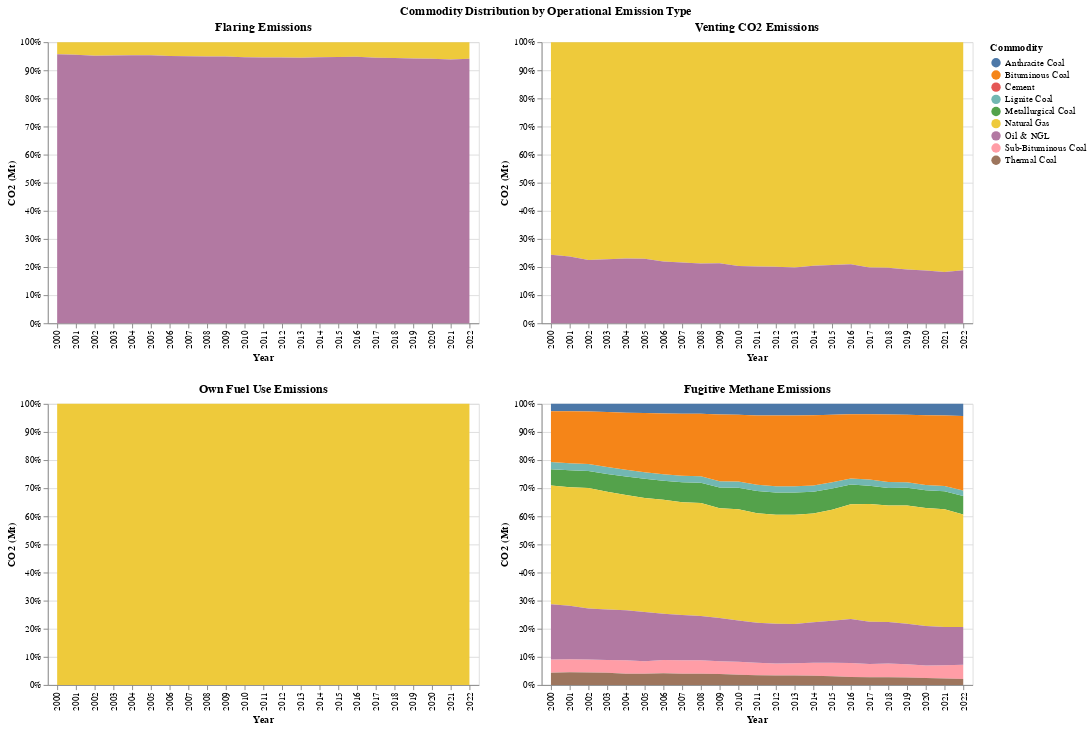

The code cell stored with this chart in its notebook:
### Markdown cell above
Following the findings of the previous chart, this visualization demonstrates how diverse the fugitive methane emissions are in their sources relative to the other operational emission types. This diversity somewhat explains why fugitive methane emissions are so much higher than the rest; they are produced by nearly every commodity examined.

### Code cell
def fugitive_emissions_by_commodity(df):

    # aggregate Emissions by commodity
    df = df.group_by(["year", "commodity"]).agg(pl.col(["flaring_emissions_MtCO2", 
         "venting_emissions_MtCO2",
         "own_fuel_use_emissions_MtCO2",
         "fugitive_methane_emissions_MtCO2e"]).sum())
    
    # set colors by commodity - NOT WORKING YET 
    # color_scale = alt.Scale(domain= 
    #                         ['Oil & NGL',
    #                          'Natural Gas',
    #                          'Anthracite Coal',
    #                          'Bituminous Coal',
    #                          'Lignite Coal',
    #                          'Metallurgical Coal',
    #                          'Sub- Bituminous Coal',
    #                          'Thermal Coal',
    #                          'Cement'], 
    #                         range=['red', 'orange', 'yellow', 'blue', 'green', 'indigo', 'violet','black', 'gray'])

    # develop chart 

    flaring = alt.Chart(df, title = "Flaring Emissions").mark_area().encode(
        alt.X("year:O").title("Year"),
        alt.Y("flaring_emissions_MtCO2:Q").title("CO2 (Mt)").stack("normalize"),
        alt.Color("commodity", title = "Commodity"),
    )

    venting = alt.Chart(df, title = "Venting CO2 Emissions").mark_area().encode(
        alt.X("year:O").title("Year"),
        alt.Y("venting_emissions_MtCO2:Q").title("CO2 (Mt)").stack("normalize"),
        alt.Color("commodity", title = "Commodity"),
    )


    own_fuel_use = alt.Chart(df, title = "Own Fuel Use Emissions").mark_area().encode(
        alt.X("year:O").title("Year"),
        alt.Y("own_fuel_use_emissions_MtCO2:Q").title("CO2 (Mt)").stack("normalize"),
        alt.Color("commodity", title = "Commodity"),
    )
    
    fugitive_methane = alt.Chart(df, title = "Fugitive Methane Emissions").mark_area().encode(
        alt.X("year:O").title("Year"),
        alt.Y("fugitive_methane_emissions_MtCO2e:Q").title("CO2 (Mt)").stack("normalize"),
        alt.Color("commodity", title = "Commodity")
    )

    # concatenate charts into a grid
    custom_title = alt.TitleParams('Commodity Distribution by Operational Emission Type', anchor='middle')
    upper = flaring | venting
    lower = own_fuel_use | fugitive_methane
    chart = alt.vconcat(upper, lower).properties(title = custom_title)

    return chart

fugitive_emissions_by_commodity(emissions)

### Figure 1 — Vega-Lite specification as saved in the notebook (floating-point values rounded to 4 significant figures; data arrays with more than 128 entries replaced by an {"elided": "..."} marker saying what was removed)
{"config": {"view": {"continuousWidth": 300, "continuousHeight": 300}}, "vconcat": [{"hconcat": [{"mark": {"type": "area"}, "encoding": {"color": {"field": "commodity", "title": "Commodity", "type": "nominal"}, "x": {"field": "year", "title": "Year", "type": "ordinal"}, "y": {"field": "flaring_emissions_MtCO2", "stack": "normalize", "title": "CO2 (Mt)", "type": "quantitative"}}, "title": "Flaring Emissions"}, {"mark": {"type": "area"}, "encoding": {"color": {"field": "commodity", "title": "Commodity", "type": "nominal"}, "x": {"field": "year", "title": "Year", "type": "ordinal"}, "y": {"field": "venting_emissions_MtCO2", "stack": "normalize", "title": "CO2 (Mt)", "type": "quantitative"}}, "title": "Venting CO2 Emissions"}]}, {"hconcat": [{"mark": {"type": "area"}, "encoding": {"color": {"field": "commodity", "title": "Commodity", "type": "nominal"}, "x": {"field": "year", "title": "Year", "type": "ordinal"}, "y": {"field": "own_fuel_use_emissions_MtCO2", "stack": "normalize", "title": "CO2 (Mt)", "type": "quantitative"}}, "title": "Own Fuel Use Emissions"}, {"mark": {"type": "area"}, "encoding": {"color": {"field": "commodity", "title": "Commodity", "type": "nominal"}, "x": {"field": "year", "title": "Year", "type": "ordinal"}, "y": {"field": "fugitive_methane_emissions_MtCO2e", "stack": "normalize", "title": "CO2 (Mt)", "type": "quantitative"}}, "title": "Fugitive Methane Emissions"}]}], "data": {"name": "data-d30aad4fd2f68227d9db4c243939d645"}, "title": {"text": "Commodity Distribution by Operational Emission Type", "anchor": "middle"}, "$schema": "https://vega.github.io/schema/vega-lite/v5.20.1.json", "datasets": {"data-d30aad4fd2f68227d9db4c243939d645": {"elided": "207 records"}}}
